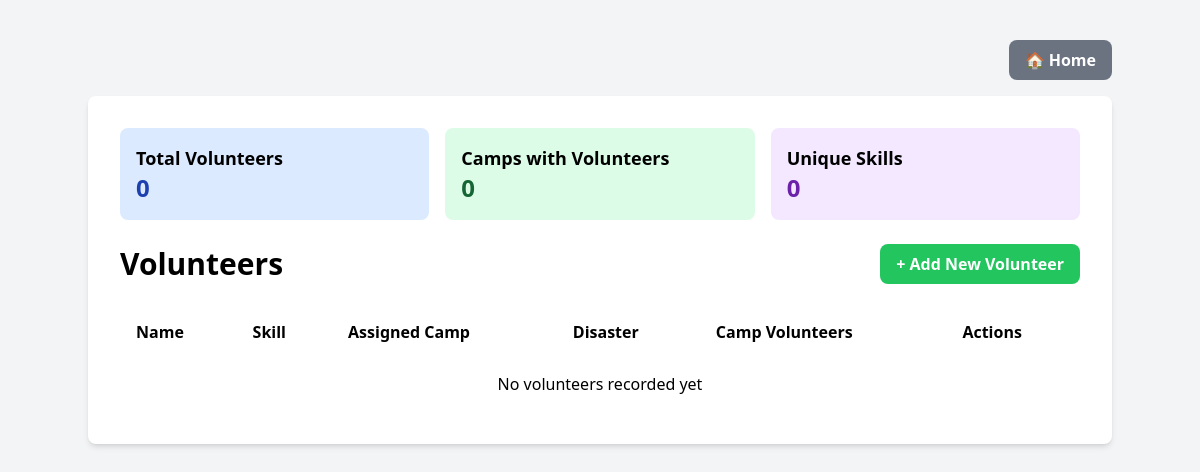
Page /volunteers.php on the earlier database version.
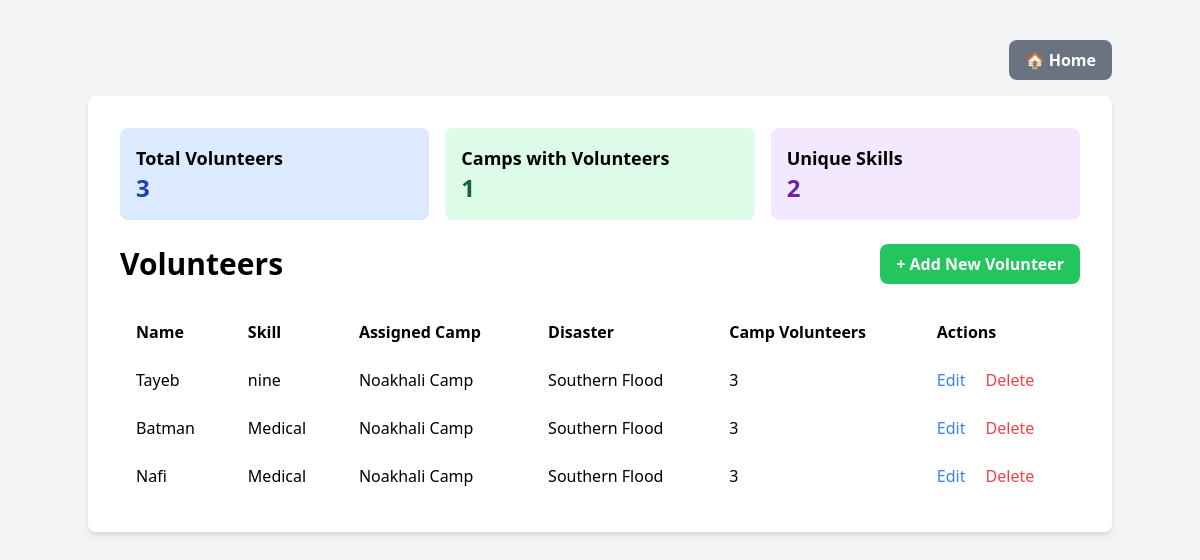
Same page on the later database version.
### tables this page shows
CREATE TABLE `volunteer` (
  `id` int(11) NOT NULL,
  `name` varchar(100) DEFAULT NULL,
  `skill` varchar(100) DEFAULT NULL,
  `camp_id` int(11) DEFAULT NULL
);

CREATE TABLE `relief_camp` (
  `id` int(11) NOT NULL,
  `name` varchar(255) NOT NULL,
  `capacity` int(11) DEFAULT NULL,
  `disaster_id` int(11) DEFAULT NULL
);

CREATE TABLE `disaster` (
  `id` int(11) NOT NULL,
  `name` varchar(255) NOT NULL,
  `type` varchar(100) DEFAULT NULL,
  `location` varchar(255) DEFAULT NULL
);

### public/volunteers.php (the view, shortened to what this page needs)
<?php
require_once '../includes/db_connect.php';
$sql = "SELECT
    v.*,
    rc.name AS camp_name,
    d.name AS disaster_name,
    (SELECT COUNT(*) FROM Volunteer WHERE camp_id = v.camp_id) as volunteers_in_camp
FROM Volunteer v
LEFT JOIN Relief_Camp rc ON v.camp_id = rc.id
LEFT JOIN disaster d ON rc.disaster_id = d.id
ORDER BY v.id DESC";
$result = $conn->query($sql);
$stats_sql = "SELECT
    COUNT(*) as total_volunteers,
    COUNT(DISTINCT camp_id) as camps_with_volunteers,
    COUNT(DISTINCT skill) as unique_skills
FROM Volunteer";
$stats_result = $conn->query($stats_sql);
$stats = $stats_result->fetch_assoc();
?>
<!DOCTYPE html>
<html lang="en">
<head>
    <script src="https://cdn.tailwindcss.com"></script>
</head>
<body class="bg-gray-100">
    <div class="container mx-auto mt-10">
        <div class="flex justify-end mb-4">
            <a href="index.php" class="bg-gray-500 text-white font-bold py-2 px-4 rounded-lg hover:bg-gray-600">
                🏠 Home
            </a>
        </div>
        <div class="p-8 bg-white rounded-lg shadow-md">
        <div class="grid grid-cols-3 gap-4 mb-6">
            <div class="bg-blue-100 p-4 rounded-lg">
                <h3 class="text-lg font-semibold">Total Volunteers</h3>
                <p class="text-2xl font-bold text-blue-800"><?php echo $stats['total_volunteers']; ?></p>
            </div>
            <div class="bg-green-100 p-4 rounded-lg">
                <h3 class="text-lg font-semibold">Camps with Volunteers</h3>
                <p class="text-2xl font-bold text-green-800"><?php echo $stats['camps_with_volunteers']; ?></p>
            </div>
            <div class="bg-purple-100 p-4 rounded-lg">
                <h3 class="text-lg font-semibold">Unique Skills</h3>
                <p class="text-2xl font-bold text-purple-800"><?php echo $stats['unique_skills']; ?></p>
            </div>
        </div>
        <div class="flex justify-between items-center mb-6">
            <h1 class="text-3xl font-bold">Volunteers</h1>
            <a href="add_volunteer.php" class="bg-green-500 text-white font-bold py-2 px-4 rounded-lg hover:bg-green-600">
                + Add New Volunteer
            </a>
        </div>
        <table class="min-w-full bg-white">
            <thead>
                <tr>
                    <th class="py-3 px-4 text-left">Name</th>
                    <th class="py-3 px-4 text-left">Skill</th>
                    <th class="py-3 px-4 text-left">Assigned Camp</th>
                    <th class="py-3 px-4 text-left">Disaster</th>
                    <th class="py-3 px-4 text-left">Camp Volunteers</th>
                    <th class="py-3 px-4 text-left">Actions</th>
                </tr>
            </thead>
            <tbody>
                <?php if ($result->num_rows > 0): ?>
                    <?php while($row = $result->fetch_assoc()): ?>
                        <tr>
                            <td class="py-3 px-4"><?php echo htmlspecialchars($row['name']); ?></td>
                            <td class="py-3 px-4"><?php echo htmlspecialchars($row['skill']); ?></td>
                            <td class="py-3 px-4"><?php echo htmlspecialchars($row['camp_name'] ?? 'Not Assigned'); ?></td>
                            <td class="py-3 px-4"><?php echo htmlspecialchars($row['disaster_name'] ?? 'N/A'); ?></td>
                            <td class="py-3 px-4"><?php echo htmlspecialchars($row['volunteers_in_camp']); ?></td>
                            <td class="py-3 px-4">
                                <a href="edit_volunteer.php?id=<?php echo $row['id']; ?>" class="text-blue-500 hover:text-blue-700">Edit</a>
                                <a href="delete_volunteer.php?id=<?php echo $row['id']; ?>"
                                   class="text-red-500 hover:text-red-700 ml-4"
                                   onclick="return confirm('Are you sure you want to delete this volunteer?')">Delete</a>
                            </td>
                        </tr>
                    <?php endwhile; ?>
                <?php else: ?>
                    <tr>
                        <td colspan="6" class="text-center py-4">No volunteers recorded yet</td>
                    </tr>
                <?php endif; ?>
            </tbody>
        </table>
    </div>
</body>
</html>

Differences in the rows shown:
added volunteer: name "Tayeb", skill "nine", camp.name "Noakhali Camp", disaster.name "Southern Flood", volunteers_in_camp "3"
added volunteer: name "Batman", skill "Medical", camp.name "Noakhali Camp", disaster.name "Southern Flood", volunteers_in_camp "3"
added volunteer: name "Nafi", skill "Medical", camp.name "Noakhali Camp", disaster.name "Southern Flood", volunteers_in_camp "3"
Other differences:
$stats['total_volunteers']: "0" → "3"
$stats['camps_with_volunteers']: "0" → "1"
$stats['unique_skills']: "0" → "2"
text no longer shown: "No volunteers recorded yet"
